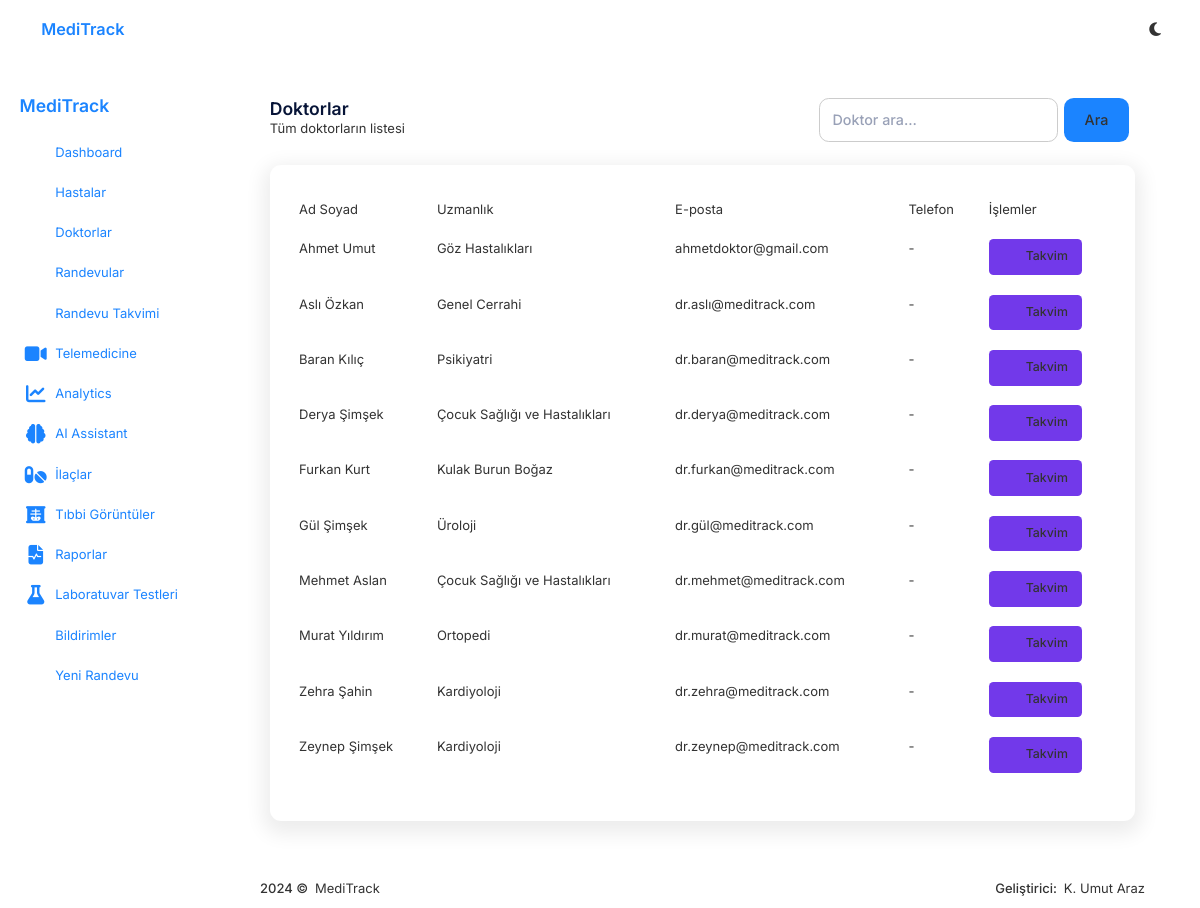
The page /core/doctors/ (signed in) on the database its author committed.
### users/models.py (models this page shows, shortened)
class User(AbstractUser):
    USER_TYPE_CHOICES = [
        ('patient', _('Hasta')),
        ('doctor', _('Doktor')),
        ('receptionist', _('Resepsiyonist')),
        ('admin', _('Admin')),
    ]
    user_type = models.CharField(
        max_length=20,
        choices=USER_TYPE_CHOICES,
        default='patient',
        verbose_name=_('Kullanıcı Tipi')
    )
    specialization = models.CharField(
        max_length=100,
        blank=True,
        null=True,
        verbose_name=_('Uzmanlık Alanı')
    )
    date_of_birth = models.DateField(
        blank=True,
        null=True,
        verbose_name=_('Doğum Tarihi')
    )
    phone_number = models.CharField(
        max_length=20,
        blank=True,
        null=True,
        verbose_name=_('Telefon Numarası')
    )
    address = models.TextField(
        blank=True,
        null=True,
        verbose_name=_('Adres')
    )
    blood_type = models.CharField(
        max_length=10,
        blank=True,
        null=True,
        verbose_name=_('Kan Grubu')
    )
    def is_patient(self):
        return self.user_type == 'patient'
    def is_doctor(self):
        return self.user_type == 'doctor'
    def is_receptionist(self):
        return self.user_type == 'receptionist'
    def is_admin_user(self):
        return self.user_type == 'admin'
    class Meta:
        verbose_name = _('Kullanıcı')
        verbose_name_plural = _('Kullanıcılar')

### core/views.py (the view)
# urls.py: path('doctors/', views.DoctorListView.as_view(), name='doctor-list'),
class DoctorListView(LoginRequiredMixin, ListView):
    model = User
    template_name = 'core/doctor_list.html'
    context_object_name = 'doctors'
    def get_queryset(self):
        queryset = User.objects.filter(user_type='doctor')
        search = self.request.GET.get('search')
        if search:
            queryset = queryset.filter(
                Q(first_name__icontains=search) |
                Q(last_name__icontains=search) |
                Q(specialization__icontains=search)
            )
        return queryset.order_by('first_name', 'last_name')
    def get_context_data(self, **kwargs):
        context = super().get_context_data(**kwargs)
        from appointments.models_availability import DoctorAvailability, DoctorTimeOff
        from datetime import datetime
        now = datetime.now()
        current_weekday = now.weekday()  # 0 = Pazartesi, 6 = Pazar
        current_time = now.time()
        working_doctors = User.objects.filter(
            user_type='doctor',
            availabilities__weekday=current_weekday,
            availabilities__start_time__lte=current_time,
            availabilities__end_time__gte=current_time,
            availabilities__is_active=True
        ).distinct()
        today = now.date()
        on_leave_doctor_ids = DoctorTimeOff.objects.filter(
            start_date__lte=today,
            end_date__gte=today
        ).values_list('doctor_id', flat=True)
        available_doctors = working_doctors.exclude(id__in=on_leave_doctor_ids)
        context['available_doctors'] = available_doctors
        context['current_time'] = now
        return context

### Templates/core/doctor_list.html (shortened to what this page needs)
{% extends 'core/base.html' %}
{% load static %}
{% block content %}
<div class="container py-4">
    <div class="row mb-4">
        <div class="col">
            <h1 class="h3 mb-0">Doktorlar</h1>
            <p class="text-muted">Tüm doktorların listesi</p>
        </div>
        <div class="col-auto">
            <div class="d-flex">
                <form method="get" class="d-flex me-2">
                    <input type="text" name="search" class="form-control me-2" placeholder="Doktor ara..." value="{{ request.GET.search }}">
                    <button type="submit" class="btn btn-primary">Ara</button>
                </form>
            </div>
        </div>
    </div>
    <div class="card shadow">
        <div class="card-body">
            <div class="table-responsive">
                <table class="table table-hover">
                    <thead>
                        <tr>
                            <th>Ad Soyad</th>
                            <th>Uzmanlık</th>
                            <th>E-posta</th>
                            <th>Telefon</th>
                            <th>İşlemler</th>
                        </tr>
                    </thead>
                    <tbody>
                        {% if doctors %}
                            {% for doctor in doctors %}
                                <tr>
                                    <td>{{ doctor.get_full_name }}</td>
                                    <td>{{ doctor.specialization|default:"-" }}</td>
                                    <td>{{ doctor.email }}</td>
                                    <td>{{ doctor.phone|default:"-" }}</td>
                                    <td>
                                        <a href="{% url 'doctor-calendar' doctor.id %}" class="btn btn-sm btn-info">
                                            <i class="ki-outline ki-calendar fs-2"></i> Takvim
                                        </a>
                                    </td>
                                </tr>
                            {% endfor %}
                        {% else %}
                            <tr>
                                <td colspan="5" class="text-center">Doktor bulunamadı.</td>
                            </tr>
                        {% endif %}
                    </tbody>
                </table>
            </div>
        </div>
    </div>
</div>
{% endblock %}

### rows shown on the page
User: get_full_name "Ahmet Umut", specialization "Göz Hastalıkları", email "ahmetdoktor@gmail.com", phone "-"
User: get_full_name "Aslı Özkan", specialization "Genel Cerrahi", email "dr.aslı@meditrack.com", phone "-"
User: get_full_name "Baran Kılıç", specialization "Psikiyatri", email "dr.baran@meditrack.com", phone "-"
User: get_full_name "Derya Şimşek", specialization "Çocuk Sağlığı ve Hastalıkları", email "dr.derya@meditrack.com", phone "-"
User: get_full_name "Furkan Kurt", specialization "Kulak Burun Boğaz", email "dr.furkan@meditrack.com", phone "-"
User: get_full_name "Gül Şimşek", specialization "Üroloji", email "dr.gül@meditrack.com", phone "-"
User: get_full_name "Mehmet Aslan", specialization "Çocuk Sağlığı ve Hastalıkları", email "dr.mehmet@meditrack.com", phone "-"
User: get_full_name "Murat Yıldırım", specialization "Ortopedi", email "dr.murat@meditrack.com", phone "-"
User: get_full_name "Zehra Şahin", specialization "Kardiyoloji", email "dr.zehra@meditrack.com", phone "-"
User: get_full_name "Zeynep Şimşek", specialization "Kardiyoloji", email "dr.zeynep@meditrack.com", phone "-"
